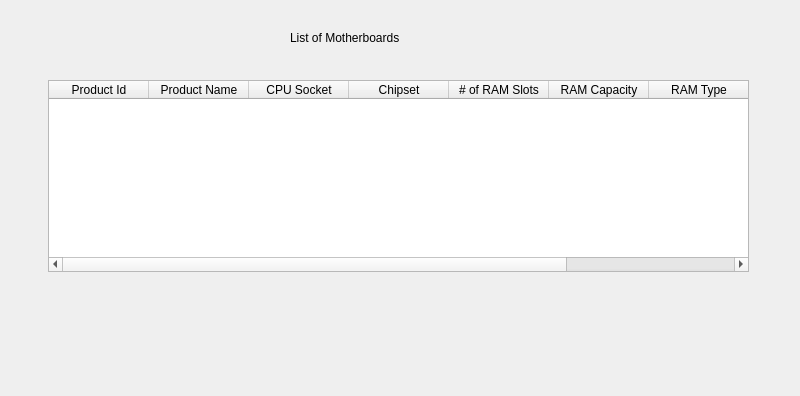
<?xml version="1.0" encoding="UTF-8"?>
<ui version="4.0">
 <class>Form</class>
 <widget class="QWidget" name="Form">
  <property name="geometry">
   <rect>
    <x>0</x>
    <y>0</y>
    <width>800</width>
    <height>396</height>
   </rect>
  </property>
  <property name="windowTitle">
   <string>Motherboards</string>
  </property>
  <widget class="QLabel" name="label">
   <property name="geometry">
    <rect>
     <x>290</x>
     <y>30</y>
     <width>131</width>
     <height>16</height>
    </rect>
   </property>
   <property name="text">
    <string>List of Motherboards</string>
   </property>
  </widget>
  <widget class="QTableWidget" name="tableWidgetMotherboards">
   <property name="geometry">
    <rect>
     <x>48</x>
     <y>80</y>
     <width>701</width>
     <height>192</height>
    </rect>
   </property>
   <column>
    <property name="text">
     <string>Product Id</string>
    </property>
   </column>
   <column>
    <property name="text">
     <string>Product Name</string>
    </property>
   </column>
   <column>
    <property name="text">
     <string>CPU Socket</string>
    </property>
   </column>
   <column>
    <property name="text">
     <string>Chipset</string>
    </property>
   </column>
   <column>
    <property name="text">
     <string># of RAM Slots</string>
    </property>
   </column>
   <column>
    <property name="text">
     <string>RAM Capacity</string>
    </property>
   </column>
   <column>
    <property name="text">
     <string>RAM Type</string>
    </property>
   </column>
   <column>
    <property name="text">
     <string>Price</string>
    </property>
   </column>
  </widget>
 </widget>
 <resources/>
 <connections/>
</ui>
